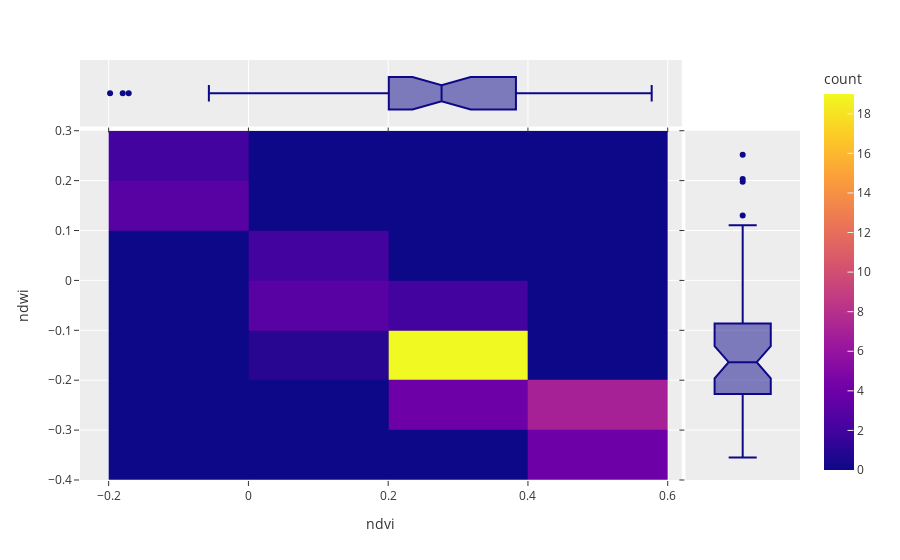

The notebook cell saved with this chart:
### Code cell
fig = px.density_heatmap(df, x="ndvi", y="ndwi", marginal_x="box", marginal_y="box")
fig.update_layout(
    template='ggplot2')
fig.show()

### Figure 1 — Plotly figure (JSON) as saved in the notebook; plotly's stock layout.template omitted (floating-point values rounded to 4 significant figures)
{"data": [{"coloraxis": "coloraxis", "hovertemplate": "ndvi=%{x}<br>ndwi=%{y}<br>count=%{z}<extra></extra>", "name": "", "type": "histogram2d", "x": [0.2003, null, null, null, null, null, 0.4588, null, null, 0.4135, null, null, null, null, null, null, 0.4643, null, null, null, 0.2819, 0.1994, -0.198, -0.05661, null, -0.1799, null, null, -0.006996, 0.2366, 0.3234, 0.1053, null, 0.2745, null, null, 0.4136, 0.1187, 0.2709, 0.2709, null, null, 0.5096, null, null, 0.2959, 0.3883, null, null, null, 0.3517, 0.3419, 0.2736, 0.2427, 0.2271, 0.24, 0.2379, 0.2025, -0.1713, 0.2913, null, 0.317, 0.3665, 0.4706, 0.503, 0.3624, null, null, null, null, null, 0.2764, 0.4465, 0.4379, null, 0.1543, 0.5771, 0.4868, 0.1505, null, 0.2752, 0.3006, 0.2769, null, 0.1037], "xaxis": "x", "xbingroup": "x", "y": [-0.06284, null, null, null, null, null, -0.3032, null, null, -0.2656, null, null, null, null, null, null, -0.2672, null, null, null, -0.1487, -0.1909, 0.2519, 0.1301, null, 0.198, null, null, 0.1104, -0.132, -0.2148, -0.01782, null, -0.1772, null, null, -0.2434, -0.01453, -0.187, -0.187, null, null, -0.2767, null, null, -0.1584, -0.1935, null, null, null, -0.1639, -0.1804, -0.1581, -0.113, -0.07999, -0.1298, -0.1472, -0.1056, 0.2034, -0.1752, null, -0.2305, -0.2185, -0.318, -0.3109, -0.2155, null, null, null, null, null, -0.1931, -0.28, -0.2631, null, 0.04342, -0.3549, -0.2827, -0.03181, null, -0.1257, -0.1535, -0.1506, null, 5.946e-05], "yaxis": "y", "ybingroup": "y"}, {"alignmentgroup": "True", "hovertemplate": "ndvi=%{x}<extra></extra>", "legendgroup": "", "marker": {"color": "#0d0887"}, "name": "", "notched": true, "offsetgroup": "", "showlegend": false, "type": "box", "x": [0.2003, null, null, null, null, null, 0.4588, null, null, 0.4135, null, null, null, null, null, null, 0.4643, null, null, null, 0.2819, 0.1994, -0.198, -0.05661, null, -0.1799, null, null, -0.006996, 0.2366, 0.3234, 0.1053, null, 0.2745, null, null, 0.4136, 0.1187, 0.2709, 0.2709, null, null, 0.5096, null, null, 0.2959, 0.3883, null, null, null, 0.3517, 0.3419, 0.2736, 0.2427, 0.2271, 0.24, 0.2379, 0.2025, -0.1713, 0.2913, null, 0.317, 0.3665, 0.4706, 0.503, 0.3624, null, null, null, null, null, 0.2764, 0.4465, 0.4379, null, 0.1543, 0.5771, 0.4868, 0.1505, null, 0.2752, 0.3006, 0.2769, null, 0.1037], "xaxis": "x3", "yaxis": "y3"}, {"alignmentgroup": "True", "hovertemplate": "ndwi=%{y}<extra></extra>", "legendgroup": "", "marker": {"color": "#0d0887"}, "name": "", "notched": true, "offsetgroup": "", "showlegend": false, "type": "box", "xaxis": "x2", "y": [-0.06284, null, null, null, null, null, -0.3032, null, null, -0.2656, null, null, null, null, null, null, -0.2672, null, null, null, -0.1487, -0.1909, 0.2519, 0.1301, null, 0.198, null, null, 0.1104, -0.132, -0.2148, -0.01782, null, -0.1772, null, null, -0.2434, -0.01453, -0.187, -0.187, null, null, -0.2767, null, null, -0.1584, -0.1935, null, null, null, -0.1639, -0.1804, -0.1581, -0.113, -0.07999, -0.1298, -0.1472, -0.1056, 0.2034, -0.1752, null, -0.2305, -0.2185, -0.318, -0.3109, -0.2155, null, null, null, null, null, -0.1931, -0.28, -0.2631, null, 0.04342, -0.3549, -0.2827, -0.03181, null, -0.1257, -0.1535, -0.1506, null, 5.946e-05], "yaxis": "y2"}], "layout": {"coloraxis": {"colorbar": {"title": {"text": "count"}}, "colorscale": [[0, "#0d0887"], [0.1111, "#46039f"], [0.2222, "#7201a8"], [0.3333, "#9c179e"], [0.4444, "#bd3786"], [0.5556, "#d8576b"], [0.6667, "#ed7953"], [0.7778, "#fb9f3a"], [0.8889, "#fdca26"], [1, "#f0f921"]]}, "legend": {"tracegroupgap": 0}, "margin": {"t": 60}, "xaxis": {"anchor": "y", "domain": [0, 0.8358], "title": {"text": "ndvi"}}, "xaxis2": {"anchor": "y2", "domain": [0.8408, 1], "matches": "x2", "showgrid": false, "showline": false, "showticklabels": false, "ticks": ""}, "xaxis3": {"anchor": "y3", "domain": [0, 0.8358], "matches": "x", "showgrid": true, "showticklabels": false}, "xaxis4": {"anchor": "y4", "domain": [0.8408, 1], "matches": "x2", "showgrid": false, "showline": false, "showticklabels": false, "ticks": ""}, "yaxis": {"anchor": "x", "domain": [0, 0.8316], "title": {"text": "ndwi"}}, "yaxis2": {"anchor": "x2", "domain": [0, 0.8316], "matches": "y", "showgrid": true, "showticklabels": false}, "yaxis3": {"anchor": "x3", "domain": [0.8416, 1], "matches": "y3", "showgrid": false, "showline": false, "showticklabels": false, "ticks": ""}, "yaxis4": {"anchor": "x4", "domain": [0.8416, 1], "matches": "y3", "showgrid": true, "showline": false, "showticklabels": false, "ticks": ""}}}
